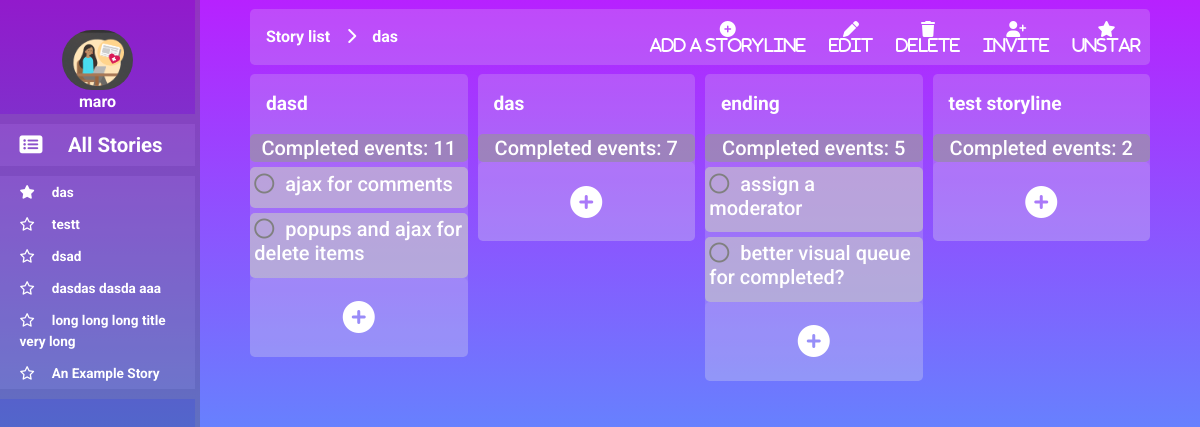
Screenshot of /story/42 (signed in) with the database file from the repository.
### myapp/models.py (models this page shows, shortened)
class UserProfile(models.Model):
    user = models.OneToOneField(User, on_delete=models.CASCADE)
    profile_pic = models.ImageField(upload_to='profile_pics',default='profile_pics/default-profile.png',blank=True)
    name = models.TextField(max_length=200, default='')
    starred = models.ManyToManyField('myapp.Story')
    member_of = models.ManyToManyField('Story',related_name='member_of',default='')

class Story(models.Model):
    author = models.ForeignKey('auth.User',on_delete=models.PROTECT)
    title = models.TextField(max_length=200)
    created_date = models.DateTimeField(default=timezone.now)
    description =  models.TextField(max_length=500,default='', blank=True)
    uuid = models.UUIDField(default=uuid.uuid4, editable=False, primary_key=False)
    members = models.ManyToManyField('auth.User',related_name='member')
    short = models.TextField(max_length=8,default='')

class Storyline(models.Model):
    story = models.ForeignKey('myapp.Story',related_name='storylines',on_delete=models.CASCADE)
    author = models.ForeignKey('auth.User',on_delete=models.PROTECT)
    created_date = models.DateTimeField(default=timezone.now)
    description = models.TextField(max_length=1000)
    title = models.TextField(max_length=200)

class StoryEvent(models.Model):
    storyline = models.ForeignKey('myapp.Storyline',related_name='events',on_delete=models.CASCADE)
    title = models.TextField(max_length=200)
    author = models.ForeignKey('auth.User',on_delete=models.PROTECT)
    created_date = models.DateTimeField(default=timezone.now)
    completed = models.BooleanField(default=False)
    completed_date = models.DateTimeField(null=True, blank=True)
    text = models.TextField(max_length=200, blank=True)

### myapp/views.py (the view)
# urls.py: path('story/<int:pk>',views.StoryDetailView.as_view(),name='story_detail'),
class StoryDetailView(LoginRequiredMixin, DetailView):
    model = Story
    queryset = Story.objects.all()
    def get_context_data(self, **kwargs):
        context = super(StoryDetailView, self).get_context_data(**kwargs)
        context['form'] = EventCommentForm
        return context

### myapp/backend.py (called while the page is built)
    def get_user(self, user_id):
        try:
            user = UserModel.objects.get(pk=user_id)
        except UserModel.DoesNotExist:
            return None
        return user if self.user_can_authenticate(user) else None

### myapp/templates/myapp/story_detail.html (shortened to what this page needs)
{% extends 'myapp/base.html' %}
{% block body_block %}
{% load fullurl %}
{%  if story in user.userprofile.member_of.all  %}
<div class="top-bar">
   <div class="crumbs">
      <a href="{% url 'myapp:story_list' %}">Story list</a>
      <i class="fas fa-chevron-right"></i>
      {{story.title}}
   </div>
   <div>
      {% if user == story.author %}
          <a class="fas fa-plus-circle button top-bar__button    "  href="{% url 'myapp:addstoryline' pk=story.pk %}">
             <p>Add a storyline</p>
          </a>
          <a class="fas fa-pen button top-bar__button" href="{% url 'myapp:updatestory'  pk=story.pk %}">
             <p>Edit</p>
          </a>
          <a class="fas fa-trash button top-bar__button" href="{% url 'myapp:story_delete' pk=story.pk %}">
             <p>Delete</p>
          </a>
          <a class="fas fa-user-plus button top-bar__button">
             <p>Invite</p>
          </a>
      {% else %}
          <a class="fas fa-user-slash button top-bar__button "href="{% fullurl 'myapp:remove_member' pk=story.pk %}">
             <p>Remove yourself</p>
          </a>
      {% endif %}
      {% if story in user.userprofile.starred.all  %}
          <a class=" button fas fa-star top-bar__button" href="{% url 'myapp:story_unstarr'  pk=story.pk %}" >
             <p>Unstar</p>
          </a>
      {% else  %}
          <a class="button  far fa-star top-bar__button" href="{% url 'myapp:story_starr'  pk=story.pk %}" >
             <p>Star</p>
          </a>
      {% endif %}
   </div>
</div>
<div class="storyline-container">
   {% for storyline in story.storylines.all %}
   <div class="storyline">
      <div class="storyline-content">
         <div class="storyline-header">
            <span class="storyline-header__title">{{storyline.title}}</span>
         </div>
         <div class="events-container">
            <div class="completed-events-box">
               <h5 class="completed-events-box__text">
                  Completed events:  <span class="completed-events-box__count"></span>
               </h5>
            </div>
            {% for event in storyline.events.all %}
            {% if event.completed == False %}
            <div class="event" >
               <h5 >
                  <span  href="#">
                  <i class="complete far {% if event.completed %} fa-check-circle{%else%} fa-circle{% endif %}" data-href="{% url 'myapp:complete_toggle' pk=event.pk %}" data-id="{{event.pk}}"></i>
                  </span>
                  <span class="event-title">{{ event.title }}</span>
               </h5>
            </div>
            {% endif %}
            {% endfor %}
         </div>
         {% if user == story.author %}
         <a href="{% url 'myapp:addevent' pk=storyline.pk %}">
            <div class="add_eventb">
               <i class="fas fa-plus-circle btn-story btn-story-last "></i>
            </div>
         </a>
         {% endif %}
      </div>
   </div>
{% endfor %}
</div>
{% else %}
Listen here you little shit
{% endif %}
{% endblock %}

### myapp/templates/myapp/base.html (shortened to what this page needs)
<!DOCTYPE html>
{% load staticfiles %}
<html lang="en" dir="ltr">
   <head>
      <link rel="stylesheet" href="https://stackpath.bootstrapcdn.com/bootstrap/4.4.1/css/bootstrap.min.css">
      <link rel="stylesheet" href="//cdn.jsdelivr.net/npm/medium-editor@latest/dist/css/medium-editor.min.css" type="text/css" media="screen" charset="utf-8">
      <link rel="stylesheet" href="{% static 'css/style.css' %}">
   </head>
   <body>
      <div class="main-container">
         <nav>
            {% if user.is_authenticated %}
            <a class="profile" href="#">
               <div>
                  <img class="profile__avatar" src="{{ user.userprofile.profile_pic.url }}" alt="Av"/>
                  <div class="profile__name">{{user.userprofile.name}}
                  </div>
               </div>
            </a>
            <div class="nav__divider"></div>
            <div class="nav__link ">
               <a class="nav__link--big"  href="{% url 'myapp:story_list' %}">
               <i    class="nav__icon fas fa-list-alt" ></i>
               <span class="nav__text">All Stories</span>
               </a>
            </div>
            <div class="nav__divider"></div>
            {% if user.userprofile.starred.all  %}
            {% for starred in user.userprofile.starred.all %}
            <div class="nav__link ">
               <a href="{% url 'myapp:story_detail' pk=starred.pk %}" >
               <i class="nav__icon fas fa-star"></i>
               <span class="nav__text">{{starred.title}}</span>
               </a>
            </div>
            {% endfor %}
            {% endif %}
            {% for story in user.userprofile.member_of.all %}
            {% if story not in user.userprofile.starred.all %}
            <div class="nav__link ">
               <a href="{% url 'myapp:story_detail' pk=story.pk %}" class=" ">
                    <i class="nav__icon far fa-star"></i>
               <span class="nav__text">{{story.title}}</span>
               </a>
            </div>
            {% endif %}
            {% endfor %}
            <div class="nav__divider"></div>
            {% endif %}
         </nav>
         <div class="main-content">
            {% block body_block %}
            {% endblock %}
         </div>
      </div>
   </body>
</html>

### static/css/style.css (style rules this page uses)
html { min-height: 100%; }
body { color:white; min-height: 100%; background-repeat: no-repeat; background-size: cover; font-family: 'Roboto', sans-serif; }
.main-container { display: grid; grid-template-columns: 200px auto; grid-template-rows: auto; height: 100vh; }
.nav__divider { height: 10px; background-color: rgba(150, 150, 150, 0.2); }
nav { background-color: #1AA9CA; background-image: linear-gradient(0deg, #1AA9CA 0%, #921ACC 100%); border-right: 5px solid rgba(150, 150, 150, 0.2); justify-content: flex-start; display: flex; flex-direction: column; padding-top: 10%; }
.nav__link > a { color:white; display: block; }
.nav__link { padding: 3% 10%; background-color: rgba(200, 200, 200, 0.2); color:white; font-size: 0.85em; font-weight: bold; }
.profile { text-align: center; padding-top: 10px; color: white; font-weight: bold; }
.profile__avatar { height: 60px; width: auto; align: center; border-radius: 50px; }
.nav__icon { font-size: 1em; opacity: 1; margin: 0% 0%; margin-right: 1em; color: white; }
.nav__link--big { font-size:1.5em; }
.main-content { background-color: #21D4FD; background-image: linear-gradient(0deg, #21D4FD 0%, #B721FF 100%); padding: 0 5%; }
.story-header, .storyline-header { padding: .5em .5em 0 1em; display: flex; justify-content:flex-end; }
.story-header__title, .storyline-header__title { display: flex; margin-right: auto; font-size: 1.2em; font-weight: bold; margin-bottom: .8em; padding-top: .4em; }
.button { border-radius: 2px; margin: .3em; padding: .3em; color: white; cursor:pointer; text-align: center; }
.button p { margin-bottom: 0; }
.btn-story { border-radius: 2px; margin: .3em; padding: .3em; color: white; cursor:pointer; text-align: center; }
.top-bar__button { border-radius: 2px; margin: .3em; text-align: center; padding: .3em; color: white; cursor:pointer; }
.top-bar__button p { margin-bottom: 0; }
.top-bar { display: flex; justify-content: flex-end; margin: 1% 0%; background-color: rgba(230, 230, 230, .2); align-items: center; font-size: 1em; border-radius: .3em; }
.crumbs { display: flex; margin-right: auto; font-weight: bold; padding: 1em; }
.storyline-container { display: grid; grid-gap: 10px; grid-template-columns: repeat(auto-fit, minmax(200px, 1fr)); grid-auto-rows: auto-fit; height: auto; }
.storyline-content { margin:0; padding:0; background-color: rgba(230, 230, 230, .2); border-radius: .3em; }
.events-container { display: grid; grid-gap: 5px; grid-template-columns: 100%; grid-template-rows: auto; }
.completed-events-box { background-color: rgba(150, 150, 150, .6); border-radius: 5px; padding: 1%; font-size: 1em; text-align: center; }
.completed-events-box__text { margin: 0; }
.event { background-color: rgba(200, 200, 200, .6); border-radius: 5px; padding: 2%; position: relative; }
.fa-circle { color: gray; }
.add_eventb { text-align: center; background-color: rgba(230, 230, 230, .1); border-radius: 5px; padding: 2%; font-size: 2em; margin-bottom: 20px; }
.event-title { padding: 0 .3em; }
a { text-decoration: inherit; color: inherit; cursor: auto; }
html { --scrollbarBG: rgba(180,180,180,0.8); --thumbBG: rgba(180,180,180,0.5); }
body { scrollbar-color: var(--thumbBG) var(--scrollbarBG); }
.fa-chevron-right { padding: .2em 1em 0 1em; }

### rows the page displays
Story: title "das"
Story: title "testt"
Story: title "dsad"
Story: title "dasdas dasda aaa"
Story: title "long long long title very long"
Story: title "An Example Story"
Storyline: title "dasd"
StoryEvent: completed False (drawn), title "ajax for comments"
StoryEvent: completed False (drawn), title "popups and ajax for delete items"
Storyline: title "das"
Storyline: title "ending"
StoryEvent: completed False (drawn), title "assign a moderator"
StoryEvent: completed False (drawn), title "better visual queue for completed?"
Storyline: title "test storyline"

### other values shown
{{ user.userprofile.name }} "maro"
